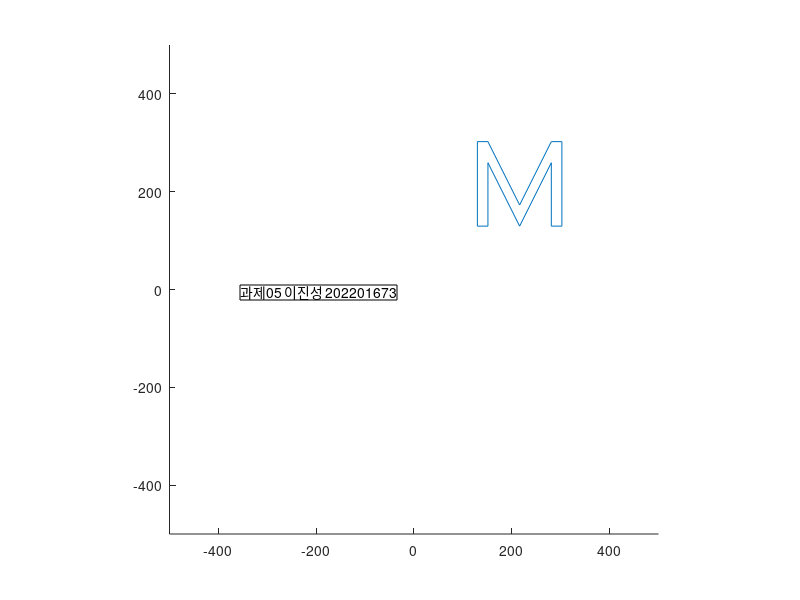

Write the MATLAB code that produced this figure.
clear;clc;

x=[0 1 1 4 7 7 8 8 7 4 1 0 0;
   0 0 6 0 6 0 0 8 8 2 8 8 0;
   1 1 1 1 1 1 1 1 1 1 1 1 1];
x(1:2,:)=x(1:2,:)-4;
    %중심으로 이동,
    %사이즈를 조절 한 후에 이동시킬 예정

for s=0:10:1080 %360도 * 3바퀴
    th=s*pi/180;
    rotSelf=2*th;   %본인 스스로 회전하도록 하는 회전값
    rotSelfArray=[cos(rotSelf) -sin(rotSelf) 0;
              sin(rotSelf) cos(rotSelf) 0;
              0 0 1];   %본인 스스로는 반시계 방향으로 회전함
    size=s/50;  %회전값을 사용하여 사이즈 증가도 바로 할 수 있게끔 함
    sizeArray=[size 0 0;0 size 0;0 0 1];
        %다음 행렬로 사이즈를 조절함
    loc=[1 0 size*10;0 1 size*10;0 0 1];
        %사이즈와 비례하게 위치도 이동함
        %최초 M의 위치를 중앙으로 옮겼기 떄문에
        %단순 이동뿐만이 아니더라도
        %해당 코드가 없으면 제자리에서 회전함
    rotArray=[cos(th) sin(th) 0;
              -sin(th) cos(th) 0;
              0 0 1];
        %중심을 기준으로 회전하는 코드
    r=rotArray*loc*sizeArray*rotSelfArray*x;
        %순서대로 
            %스스로 돌고
            %크기가 증가하고
            %중앙에서 바깥쪽으로 이동하고
            %중앙을 기준으로 회전함
    clf;
    axis equal; %가로 세로 비율을 동일하게 함
    axis([-500 500 -500 500]);
        %이미지가 보이는 영역을 [-500 500 -500 500]으로 제한함
    line(r(1,:),r(2,:));    %최종적으로 만들어진 시간별 M을 출력
    annotation('textbox',[.3 .5 .3 .3],'String','과제05_ 이진성_ 202201673','FitBoxToText','on');
        %이름 띄우는 코드
    pause(0.00001);
end